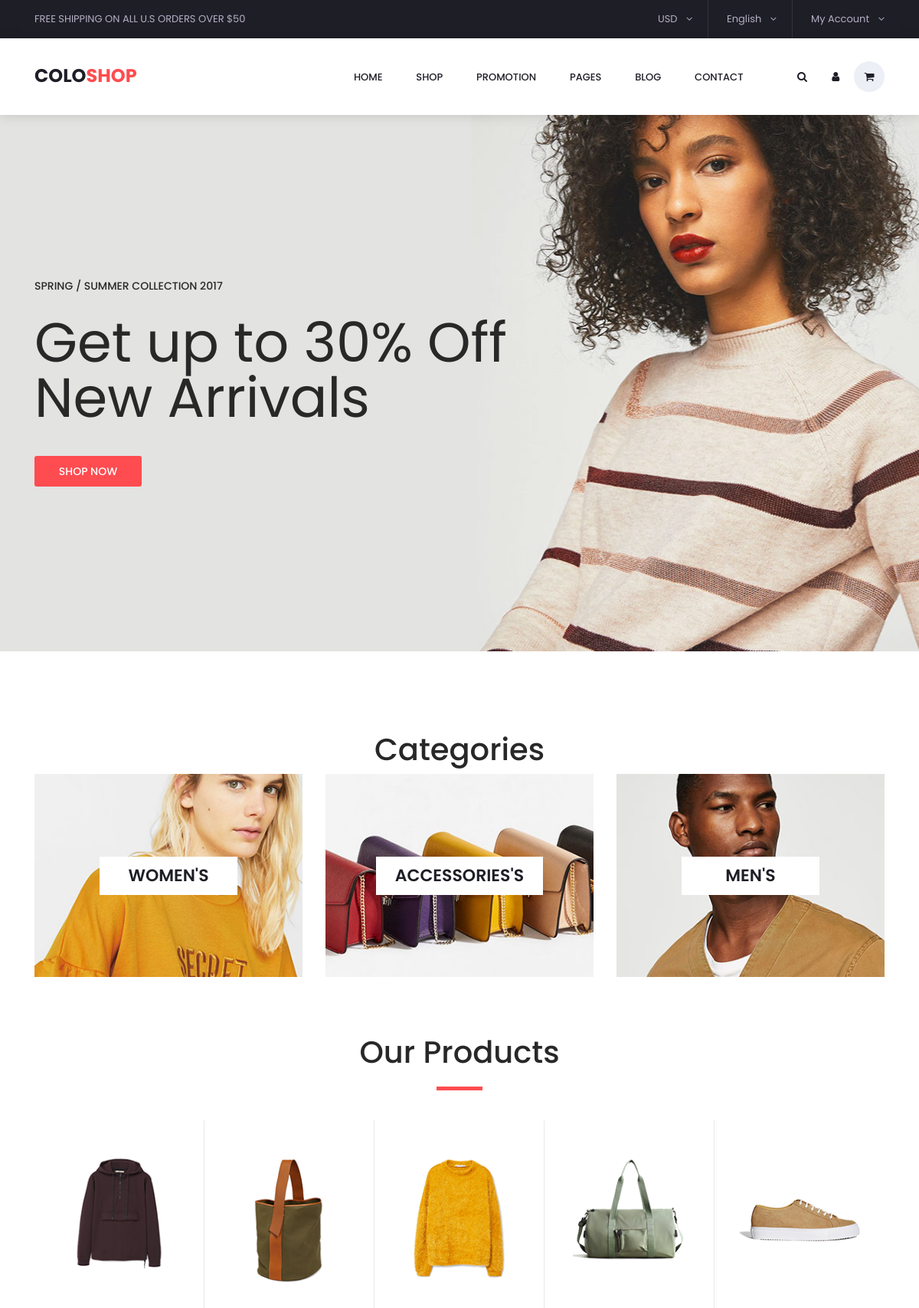
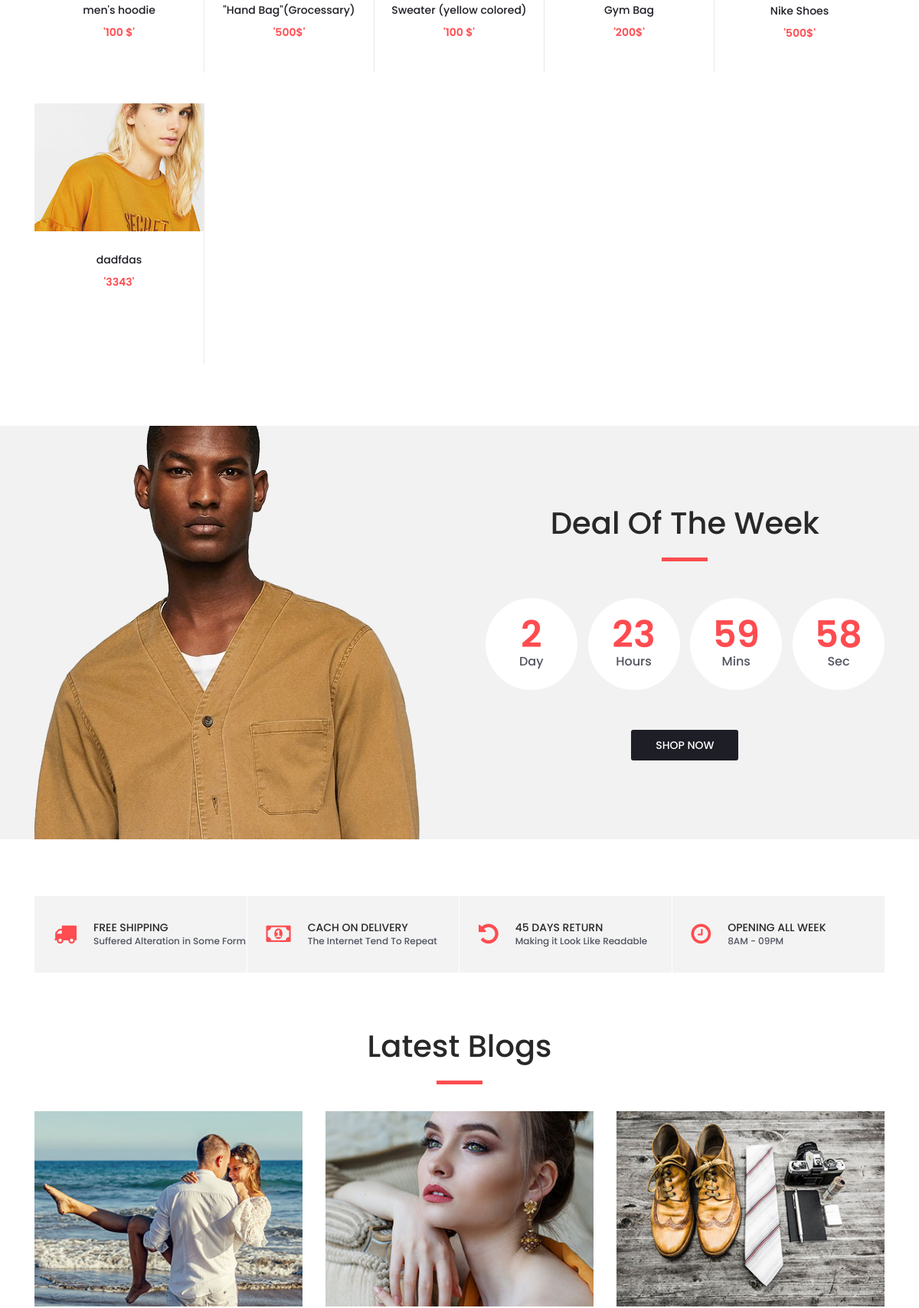
/coloshop-master/usersite/index.php (upper part), run on the app's committed database (2 pictures, top to bottom).
### tables this page shows
CREATE TABLE `product` (
  `id` int(11) NOT NULL,
  `pname` varchar(100) NOT NULL,
  `pprice` varchar(30) NOT NULL,
  `pdesc` varchar(100) NOT NULL,
  `pimage` varchar(200) NOT NULL,
  `pcategory` varchar(200) NOT NULL
);

### coloshop-master/usersite/index.php (the view, shortened to what this page needs)
<!DOCTYPE html>
<html lang="en">
<head>
    <link rel="stylesheet" type="text/css" href="styles/bootstrap4/bootstrap.min.css">
    <link href="plugins/font-awesome-4.7.0/css/font-awesome.min.css" rel="stylesheet" type="text/css">
    <link rel="stylesheet" type="text/css" href="plugins/OwlCarousel2-2.2.1/owl.carousel.css">
    <link rel="stylesheet" type="text/css" href="plugins/OwlCarousel2-2.2.1/owl.theme.default.css">
    <link rel="stylesheet" type="text/css" href="plugins/OwlCarousel2-2.2.1/animate.css">
    <link rel="stylesheet" type="text/css" href="styles/main_styles.css">
    <link rel="stylesheet" type="text/css" href="styles/responsive.css">
</head>
<body>
    <?php
    include "header.php";
    ?>
    <div class="super_container">
        <div class="main_slider" style="background-image:url(images/slider_1.jpg)">
            <div class="container fill_height">
                <div class="row align-items-center fill_height">
                    <div class="col">
                        <div class="main_slider_content">
                            <h6>Spring / Summer Collection 2017</h6>
                            <h1>Get up to 30% Off New Arrivals</h1>
                            <div class="red_button shop_now_button"><a href="#">shop now</a></div>
                        </div>
                    </div>
                </div>
            </div>
        </div>
        <div class="banner">
            <div class="container">
                <div class="row">
                    <div class="col text-center">
                        <div class="section_title new_arrivals_title">
                            <h2>Categories</h2>
                        </div>
                    </div>
                </div>
                <div class="row">
                    <div class="col-md-4">
                        <div class="banner_item align-items-center" style="background-image:url(images/banner_1.jpg)">
                            <div class="banner_category">
                                <a href="women.php">women's</a>
                            </div>
                        </div>
                    </div>
                    <div class="col-md-4">
                        <div class="banner_item align-items-center" style="background-image:url(images/banner_2.jpg)">
                            <div class="banner_category">
                                <a href="accessories.php">accessories's</a>
                            </div>
                        </div>
                    </div>
                    <div class="col-md-4">
                        <div class="banner_item align-items-center" style="background-image:url(images/banner_3.jpg)">
                            <div class="banner_category">
                                <a href="man.php">men's</a>
                            </div>
                        </div>
                    </div>
                </div>
            </div>
        </div>
        <div class="new_arrivals">
            <div class="container">
                <div class="row">
                    <div class="col text-center">
                        <div class="section_title new_arrivals_title">
                            <h2>Our Products</h2>
                        </div>
                    </div>
                </div>
                <div class="row">
                    <div class="col">
                        <div class="product-grid" data-isotope='{ "itemSelector": ".product-item", "layoutMode": "fitRows" }'>
                            <?php
                            include "connection.php";
                            $Record = mysqli_query($con, "SELECT * FROM `product` ");
                            while ($row = mysqli_fetch_array($Record)) {
                                echo "
							<div class='product-item men women accessories'>
								<div class='product discount product_filter'>
									<div class='product_image'>
										<img src='../Myadmin1/$row[pimage]'>
									</div>
									<div class='favorite favorite_left'></div>
									<div class='product_info'>
										<h6 class='product_name'><a href='single.php? id=$row[id]'>$row[pname]</a></h6>
										<div class='product_price'>'$row[pprice]'</div>
									</div>
								</div>
								<div class='red_button add_to_cart_button'><a href='insertcart.php? id=$row[id]'>add to cart</a></div>
							</div>";
                            };
                            ?>
                        </div>
                    </div>
                </div>
            </div>
        </div>
        <div class="deal_ofthe_week">
            <div class="container">
                <div class="row align-items-center">
                    <div class="col-lg-6">
                        <div class="deal_ofthe_week_img">
                            <img src="images/deal_ofthe_week.png" alt="">
                        </div>
                    </div>
                    <div class="col-lg-6 text-right deal_ofthe_week_col">
                        <div class="deal_ofthe_week_content d-flex flex-column align-items-center float-right">
                            <div class="section_title">
                                <h2>Deal Of The Week</h2>
                            </div>
                            <ul class="timer">
                                <li class="d-inline-flex flex-column justify-content-center align-items-center">
                                    <div id="day" class="timer_num">03</div>
                                    <div class="timer_unit">Day</div>
                                </li>
                                <li class="d-inline-flex flex-column justify-content-center align-items-center">
                                    <div id="hour" class="timer_num">15</div>
                                    <div class="timer_unit">Hours</div>
                                </li>
                                <li class="d-inline-flex flex-column justify-content-center align-items-center">
                                    <div id="minute" class="timer_num">45</div>
                                    <div class="timer_unit">Mins</div>
                                </li>
                                <li class="d-inline-flex flex-column justify-content-center align-items-center">
                                    <div id="second" class="timer_num">23</div>
                                    <div class="timer_unit">Sec</div>
                                </li>
                            </ul>
                            <div class="red_button deal_ofthe_week_button"><a href="#">shop now</a></div>
                        </div>
                    </div>
                </div>
            </div>
        </div>
        <div class="benefit">
            <div class="container">
                <div class="row benefit_row">
                    <div class="col-lg-3 benefit_col">
                        <div class="benefit_item d-flex flex-row align-items-center">
                            <div class="benefit_icon"><i class="fa fa-truck" aria-hidden="true"></i></div>
                            <div class="benefit_content">
                                <h6>free shipping</h6>
                                <p>Suffered Alteration in Some Form</p>
                            </div>
                        </div>
                    </div>
                    <div class="col-lg-3 benefit_col">
                        <div class="benefit_item d-flex flex-row align-items-center">
                            <div class="benefit_icon"><i class="fa fa-money" aria-hidden="true"></i></div>
                            <div class="benefit_content">
                                <h6>cach on delivery</h6>
                                <p>The Internet Tend To Repeat</p>
                            </div>
                        </div>
                    </div>
                    <div class="col-lg-3 benefit_col">
                        <div class="benefit_item d-flex flex-row align-items-center">
                            <div class="benefit_icon"><i class="fa fa-undo" aria-hidden="true"></i></div>
                            <div class="benefit_content">
                                <h6>45 days return</h6>
                                <p>Making it Look Like Readable</p>
                            </div>
                        </div>
                    </div>
                    <div class="col-lg-3 benefit_col">
                        <div class="benefit_item d-flex flex-row align-items-center">
                            <div class="benefit_icon"><i class="fa fa-clock-o" aria-hidden="true"></i></div>
                            <div class="benefit_content">
                                <h6>opening all week</h6>
                                <p>8AM - 09PM</p>
                            </div>
                        </div>
                    </div>
                </div>
            </div>
        </div>
        <div class="blogs">
            <div class="container">
                <div class="row">
                    <div class="col text-center">
                        <div class="section_title">
                            <h2>Latest Blogs</h2>
                        </div>
                    </div>
                </div>
                <div class="row blogs_container">
                    <div class="col-lg-4 blog_item_col">
                        <div class="blog_item">
                            <div class="blog_background" style="background-image:url(images/blog_1.jpg)"></div>
                        </div>
                    </div>
                    <div class="col-lg-4 blog_item_col">
                        <div class="blog_item">
                            <div class="blog_background" style="background-image:url(images/blog_2.jpg)"></div>
                        </div>
                    </div>
                    <div class="col-lg-4 blog_item_col">
                        <div class="blog_item">
                            <div class="blog_background" style="background-image:url(images/blog_3.jpg)"></div>
                        </div>
                    </div>
                </div>
            </div>
        </div>
    </div>
</body>
</html>

### data on the page
product: pimage (picture), pname "men's hoodie", pprice "100 $"
product: pimage (picture), pname "\"Hand Bag\"(Grocessary)", pprice "500$"
product: pimage (picture), pname "Sweater (yellow colored)", pprice "100 $"
product: pimage (picture), pname "Gym Bag", pprice "200$"
product: pimage (picture), pname "Nike Shoes", pprice "500$"
product: pimage (picture), pname "dadfdas", pprice "3343"
